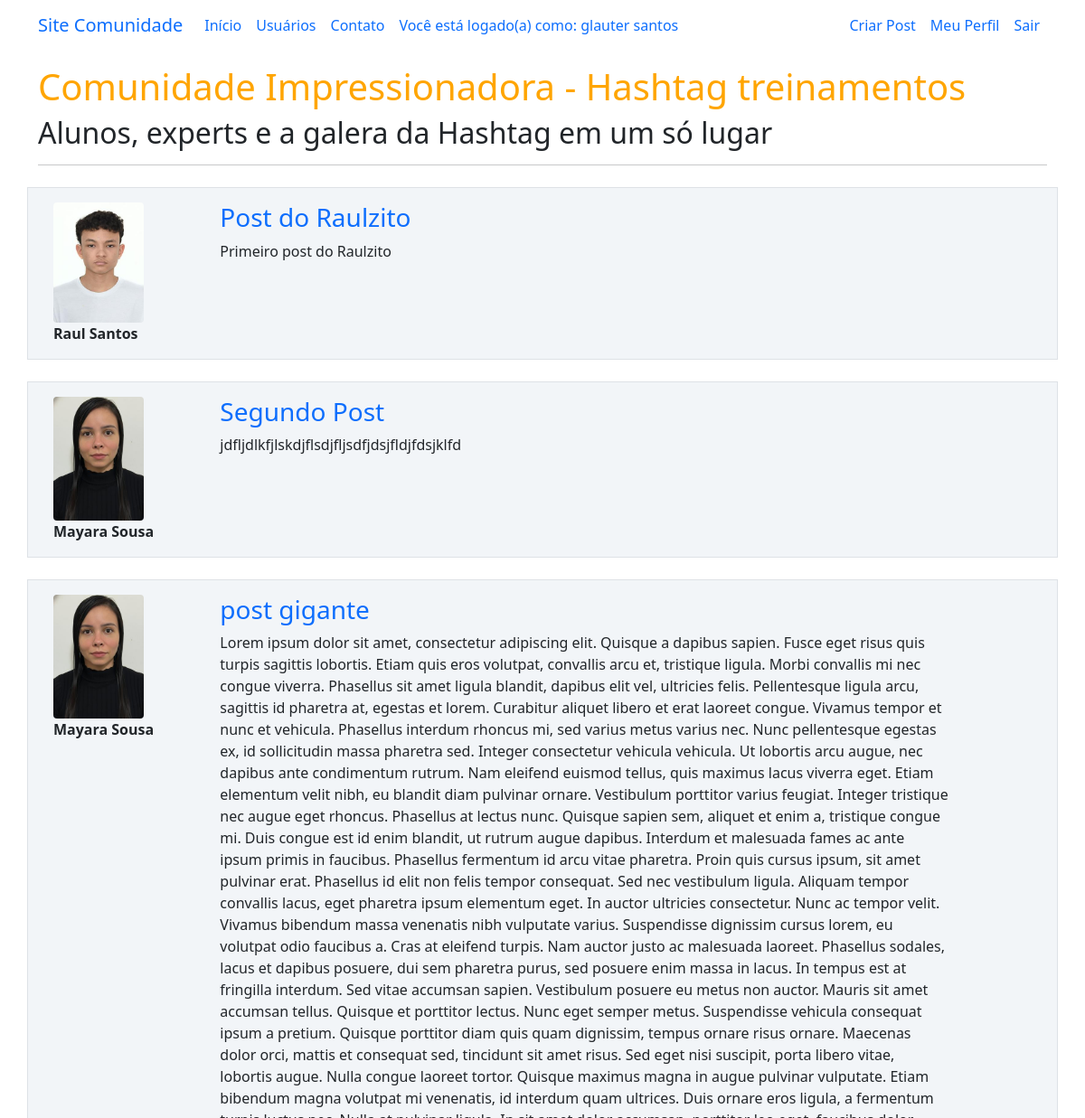
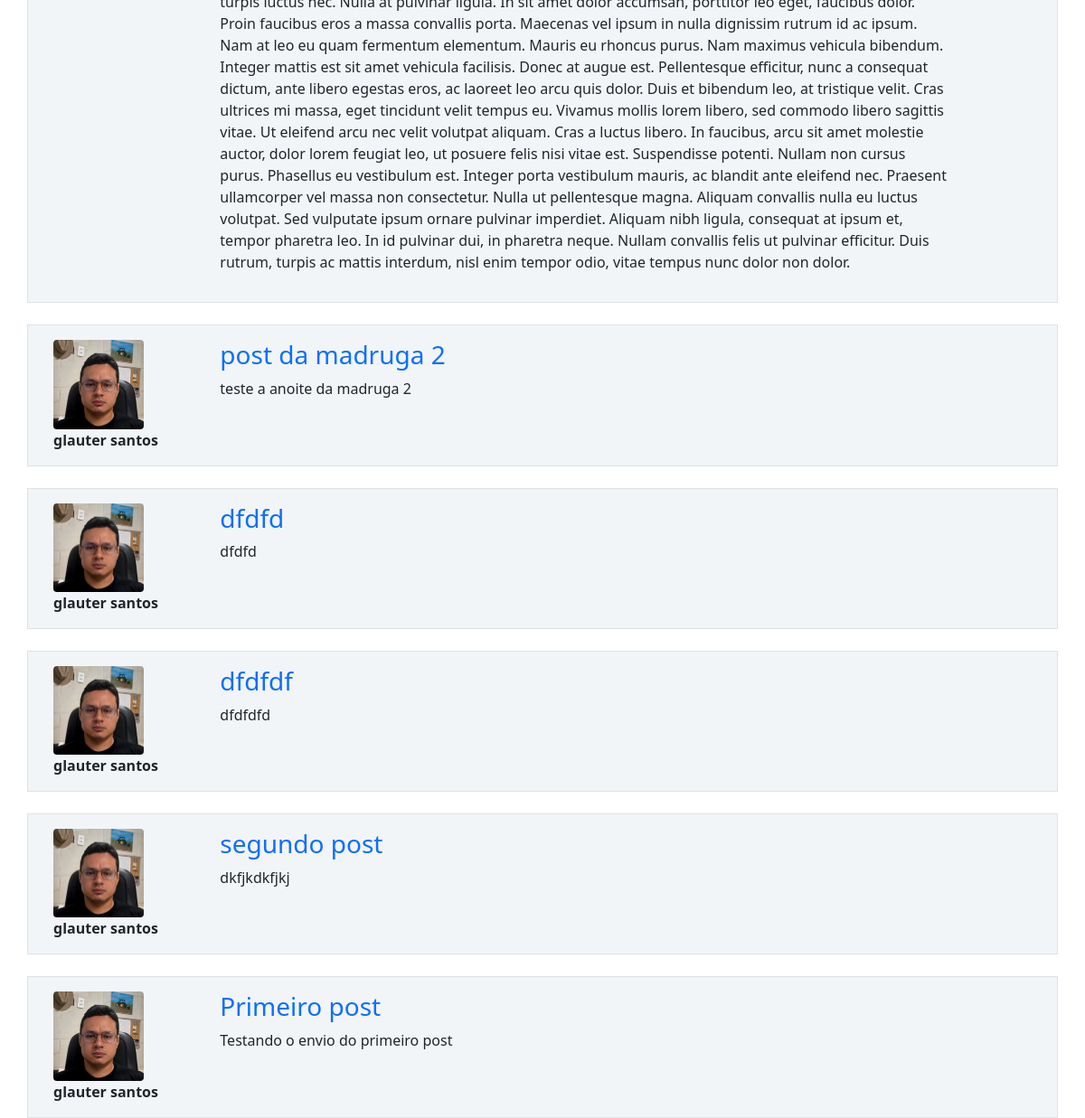
/ (signed in), run on the app's committed database (2 pictures, top to bottom).
### comunidadeimpressionadora/models.py (models this page shows, shortened)
class Usuario(database.Model, UserMixin):
    id = database.Column(database.Integer, primary_key=True)
    username = database.Column(database.String, nullable=False)
    email = database.Column(database.String, nullable=False, unique=True)
    senha = database.Column(database.String, nullable=False)
    foto_perfil = database.Column(database.String, default='default.jpg')
    posts = database.relationship('Post', backref='autor', lazy=True) #o parâmetro lazy tras todas as info do autor
    cursos = database.Column(database.String, nullable=False, default="Não Informado")

class Post(database.Model):
    id = database.Column(database.Integer, primary_key=True)
    titulo = database.Column(database.String, nullable=False)
    corpo = database.Column(database.Text, nullable=False)
    data_criacao = database.Column(database.DateTime, nullable=False, default=lambda: datetime.now(timezone.utc))
    id_usuario = database.Column(database.Integer, database.ForeignKey('usuario.id'), nullable=False)

### comunidadeimpressionadora/routes.py (the view)
@app.route("/")
def home():
    posts = Post.query.order_by(Post.id.desc())
    return render_template('home.html', posts=posts)

### comunidadeimpressionadora/models.py (called while the page is built)
@login_manager.user_loader
def load_usuario(id_usuario):
    return Usuario.query.get(int(id_usuario))

### comunidadeimpressionadora/templates/home.html
{% extends 'base.html' %}
{% block body %}
    <div class="container mt-3">
        <h1 style="color: orange">Comunidade Impressionadora - Hashtag treinamentos</h1>
        <h2>Alunos, experts e a galera da Hashtag em um só lugar</h2>
        <hr>
        {% for post in posts %}
        <div class="row border mt-4 p-3 meupost">
            <div class="col col-2">
                <div class="image pe-2"> <img src="{{ url_for('static', filename='fotos_perfil/{}'.format(post.autor.foto_perfil)) }}" class="rounded" width="100"> </div>
                    <strong>{{ post.autor.username }}</strong>
            </div>
            <div class="col col-9">
                <a style="text-decoration: none" href="{{ url_for('exibir_post', post_id=post.id) }}"><H3>{{ post.titulo }}</H3></a>
                <p>{{ post.corpo }}</p>
            </div>
        </div>
        {% endfor %}
    </div>
{% endblock %}

### comunidadeimpressionadora/templates/navbar.html (shortened to what this page needs)
<nav class="navbar navbar-expand-lg bg-body-tertiary">
  <div class="container-fluid container">
    <a class="navbar-brand" href="{{ url_for('home') }}">Site Comunidade</a>
    <div class="collapse navbar-collapse" id="navbarSupportedContent">
      <ul class="navbar-nav me-auto mb-2 mb-lg-0">
        <li class="nav-item">
          <a class="nav-link active" aria-current="page" href="{{ url_for('home') }}">Início</a>
        </li>
        <li class="nav-item">
          <a class="nav-link" href="{{ url_for('usuarios') }}">Usuários</a>
        </li>
        <li class="nav-item">
          <a class="nav-link" href="{{ url_for('contato') }}">Contato</a>
        </li>
        <li class="nav-item">
            <a class="nav-link" href="{{ url_for('perfil') }}">Você está logado(a) como: {{ current_user.username }}</a>
        </li>
      </ul>
      <ul class="d-flex navbar-nav">
        {% if current_user.is_authenticated %}
          <li class="nav-item">
            <a class="nav-link" href="{{ url_for('criar_post') }}">Criar Post</a>
          </li>
          <li class="nav-item">
            <a class="nav-link" href="{{ url_for('perfil') }}">Meu Perfil</a>
          </li>
          <li class="nav-item">
            <a class="nav-link" href="{{ url_for('sair') }}">Sair</a>
          </li>
        {% endif %}
      </ul>
    </div>
  </div>
</nav>

### comunidadeimpressionadora/static/main.css (style rules this page uses)
.meupost { background: #f2f5f8 !important; }

### data on the page
Usuario: username "glauter santos"
Post: foto_perfil (picture), autor.username "Raul Santos", titulo "Post do Raulzito", corpo "Primeiro post do Raulzito"
Post: foto_perfil (picture), autor.username "Mayara Sousa", titulo "Segundo Post", corpo "jdfljdlkfjlskdjflsdjfljsdfjdsjfldjfdsjklfd"
Post: foto_perfil (picture), autor.username "Mayara Sousa", titulo "post gigante", corpo "Lorem ipsum dolor sit amet, consectetur adipiscing elit. Quisque a dapibus sapien. Fusce eget risus quis turpis sagittis lobortis. Etiam quis eros volutpat, convallis arcu et, tristique ligula. Morbi convallis mi nec congue viverra. Phasellus sit amet ligula blandit, dapibus elit vel, ultricies felis. Pellentesque ligula arcu, sagittis id pharetra at, egestas et lorem. Curabitur aliquet libero et erat laoreet congue. Vivamus tempor et nunc et vehicula. Phasellus interdum rhoncus mi, sed varius metus varius nec. Nunc pellentesque egestas ex, id sollicitudin massa pharetra sed. Integer consectetur vehicula vehicula. Ut lobortis arcu augue, nec dapibus ante condimentum rutrum. Nam eleifend…"
Post: foto_perfil (picture), autor.username "glauter santos", titulo "post da madruga 2", corpo "teste a anoite da madruga 2"
Post: foto_perfil (picture), autor.username "glauter santos", titulo "dfdfd", corpo "dfdfd"
Post: foto_perfil (picture), autor.username "glauter santos", titulo "dfdfdf", corpo "dfdfdfd"
Post: foto_perfil (picture), autor.username "glauter santos", titulo "segundo post", corpo "dkfjkdkfjkj"
Post: foto_perfil (picture), autor.username "glauter santos", titulo "Primeiro post", corpo "Testando o envio do primeiro post"
